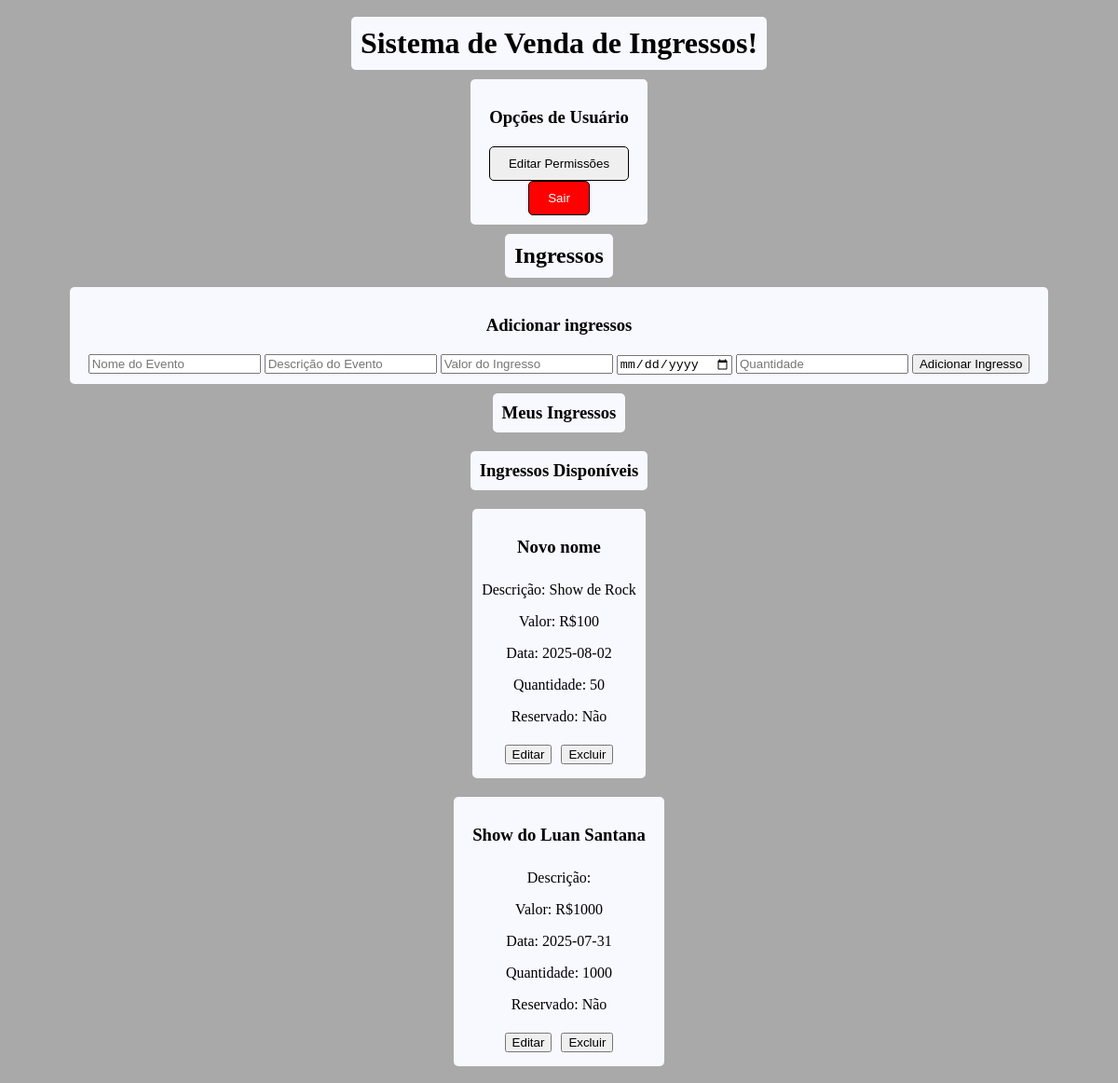
Before: /public/user.php (signed in) with the older database file.
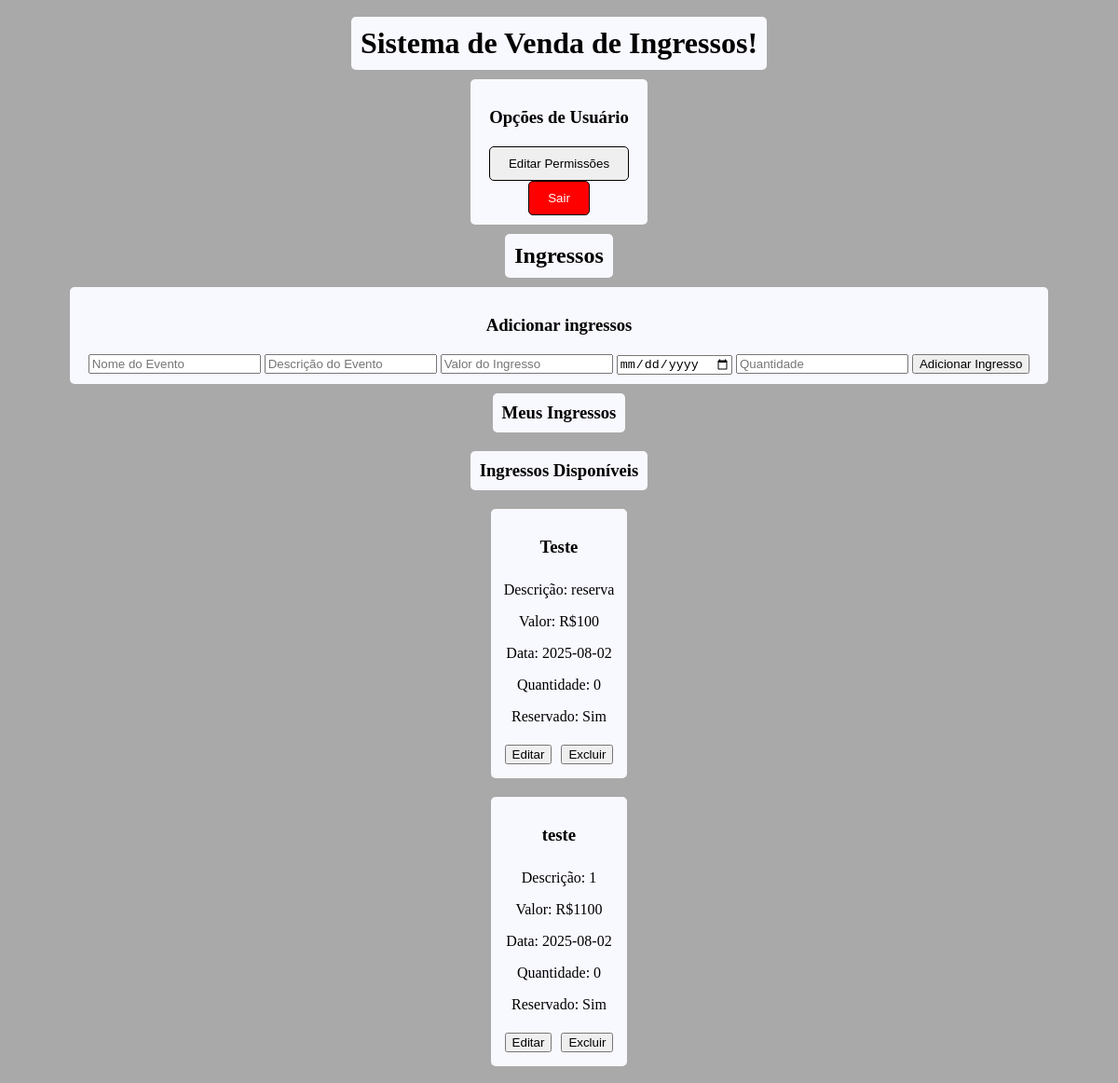
After: the same page with the newer database file.
### tables this page shows
CREATE TABLE ingressos (
            id INTEGER PRIMARY KEY AUTOINCREMENT,
            evento TEXT NOT NULL,
            descricao TEXT,
            valor REAL NOT NULL,
            data_evento DATE NOT NULL,
            quantidade INTEGER NOT NULL,
            reservado BOOLEAN,
            data_ultima_reserva DATE,
            cliente_reservado INTEGER,
            vendedor INTEGER,
            FOREIGN KEY (vendedor) REFERENCES usuarios(id),
            FOREIGN KEY (cliente_reservado) REFERENCES clientes(id)
        );

### src/Classes/AbstractClass.php (called while the page is built, shortened)
<?php
abstract class AbstractClass {
    protected PDO $pdo;
    protected string $table;
    public function __construct(PDO $pdo, string $table) {
        $this->pdo =  $pdo;
        $this->table = $table;
    }
    public function findAllBy(array $filter) {
        try {
            $sql = "SELECT * FROM {$this->table}";
            $wheres = [];
            $parameters = [];
            if (!empty($filter)) {
                foreach ($filter as $column => $value) {
                    $wheres[] = "$column = :$column";
                    $parameters[":$column"] = $value;
                }
                $sql .= " WHERE " . implode(" AND ", $wheres);
            }
            $stmt = $this->pdo->prepare($sql);
            $stmt->execute($parameters);
            return $stmt->fetchAll(PDO::FETCH_ASSOC);
        } catch (PDOException $e) {
            error_log("Erro ao buscar registros: " . $e->getMessage());
            return [];
        }
    }
}
?>

### public/user.php (the view, shortened to what this page needs)
<!DOCTYPE html>
<html lang="en">
<head>
    <link rel="stylesheet" href="/public/css/user.css">
</head>
<body>
    <div class="container">
        <h1>Sistema de Venda de Ingressos!</h1>
        <div class="options">
            <h3>Opções de Usuário</h3>
            <div class="forms">
                <form class="permission-form" action="/src/Logic/edit-permission.php" method="get">
                    <input type="submit" name="permissao" value="Editar Permissões">
                </form>
                <form class="logout-form" action="/src/Logic/logout.php" method="post">
                    <input type="submit" value="Sair">
                </form>
            </div>
        </div>
        <div class="ingressos">
            <h2>Ingressos</h2>
            <div class="form-ingressos">
                <h3>Adicionar ingressos</h3>
                <form class="add-ticket" action="/src/Logic/create-ticket.php" method="post">
                    <input type="text" id="evento" name="evento" placeholder="Nome do Evento" required>
                    <input type="text" id="descricao" name="descricao" placeholder="Descrição do Evento">
                    <input type="text" id="valor" name="valor" placeholder="Valor do Ingresso" required>
                    <input type="date" id="data_evento" name="data_evento" required>
                    <input type="number" id="quantidade" name="quantidade" placeholder="Quantidade" required>
                    <input type="submit" value="Adicionar Ingresso">
                </form>
            </div>
            <h3>Meus Ingressos</h3>
            <div class="ingressos-lista">
                <?php
                require_once __DIR__ . '/../src/Core/database.php';
                $tickets = new Ticket($db, "ingressos");
                if (isset($_SESSION["id"])){
                    $ingressos = $tickets->findAllBy(["vendedor" => $_SESSION["id"]]);
                    if (count($ingressos) > 0) {
                        echo "<h3>Ingressos Disponíveis</h3>";
                        foreach ($ingressos as $ingresso) {
                            echo "<div class='ticket'>";
                            echo "<h3>" . htmlspecialchars($ingresso["evento"]) . "</h3>";
                            echo "<p>Descrição: " . htmlspecialchars($ingresso["descricao"]) . "</p>";
                            echo "<p>Valor: R$" . htmlspecialchars($ingresso["valor"]) . "</p>";
                            echo "<p>Data: " . htmlspecialchars($ingresso["data_evento"]) . "</p>";
                            echo "<p>Quantidade: " . htmlspecialchars($ingresso["quantidade"]) . "</p>";
                            echo "<p>Reservado: " . ($ingresso["reservado"] ? "Sim" : "Não" ) . "</p>";
                            echo "<form class=\"edit\" action=\"/src/Logic/edit-ticket.php\" method=\"get\">
                                    <input type=\"hidden\" class=\"hidden\" name=\"ticket-id\" value=\"" . intval($ingresso["id"]) . "\">
                                    <input type=\"submit\" name=\"edit-button\" value=\"Editar\">
                                </form>";
                            echo "<form class=\"delete\" action=\"/src/Logic/delete-ticket.php\" method=\"get\">
                                    <input type=\"hidden\" class=\"hidden\" name=\"ticket-id\" value=\"" . intval($ingresso["id"]) . "\">
                                    <input type=\"submit\" name=\"delete-button\" value=\"Excluir\">
                                </form>";
                            echo "</div>";
                        }
                    } else {
                        echo "<p>Nenhum ingresso encontrado.</p>";
                    }
                }
                ?>
            </div>
        </div>
</body>
</html>

Changed rows visible on the page:
removed ingressos: evento "Show do Luan Santana", valor "1000", data_evento "2025-07-31", quantidade "1000", reservado "Não"
changed ingressos: evento "Novo nome" → "Teste"; descricao "Show de Rock" → "reserva"; quantidade "50" → "0"; reservado "Não" → "Sim"
added ingressos: evento "teste", descricao "1", valor "1100", data_evento "2025-08-02", quantidade "0", reservado "Sim"
